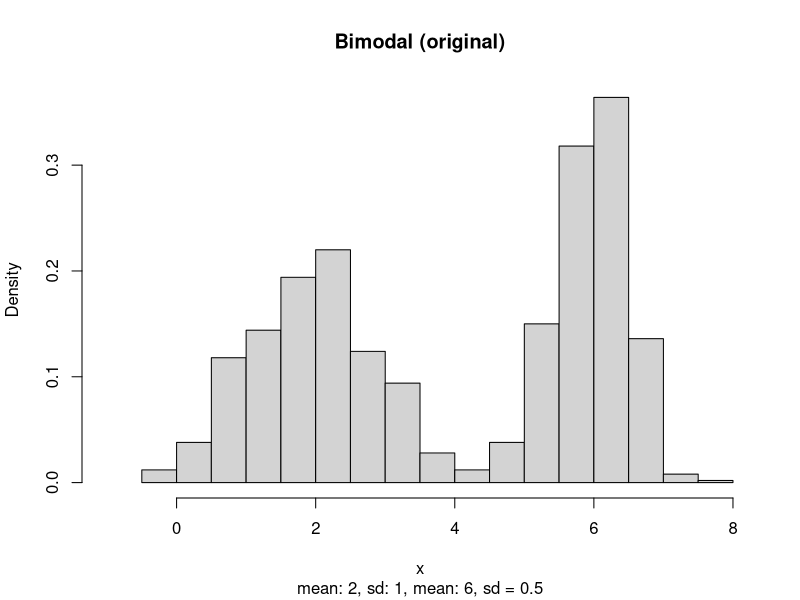
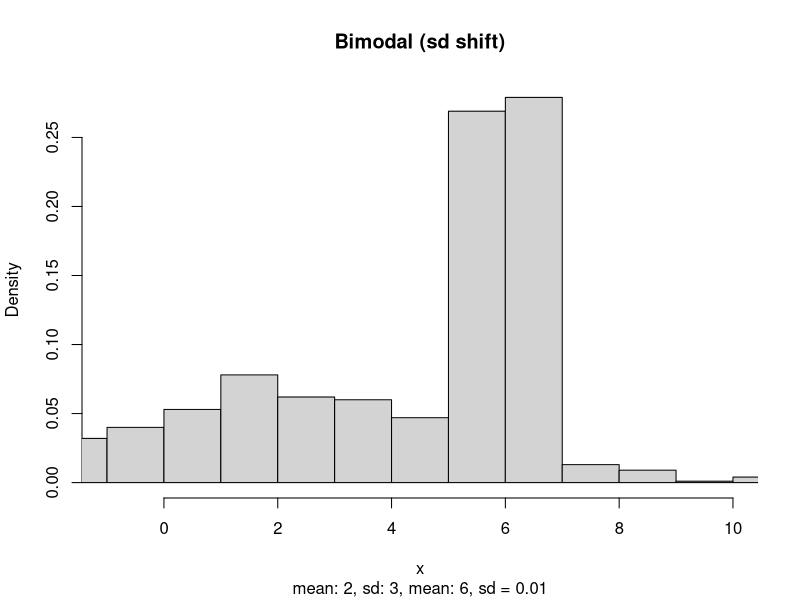
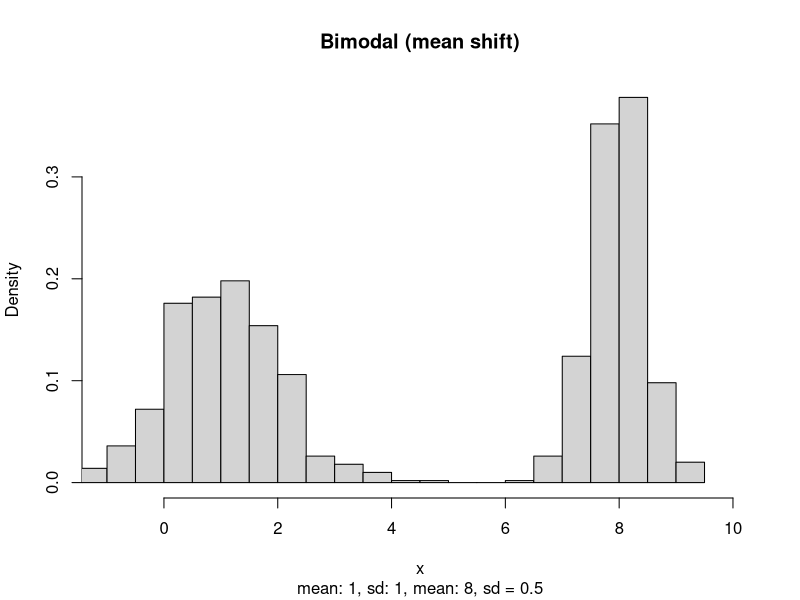
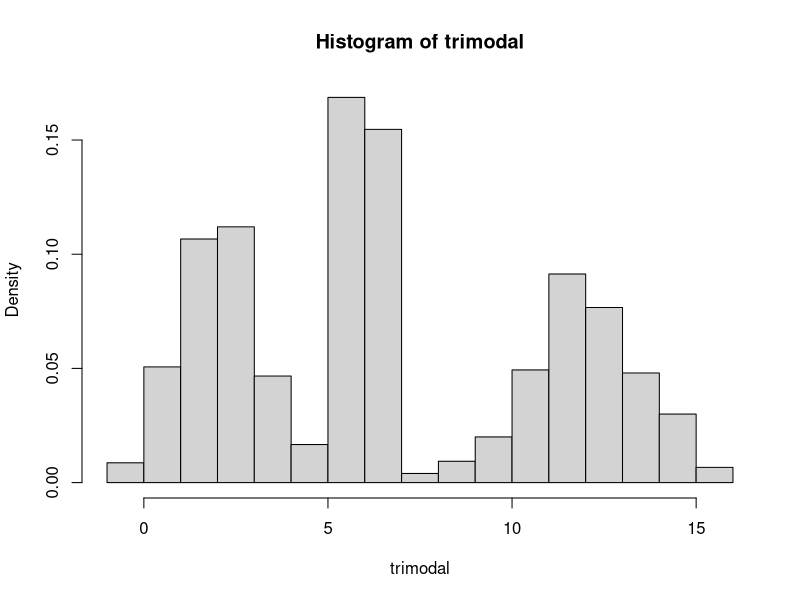
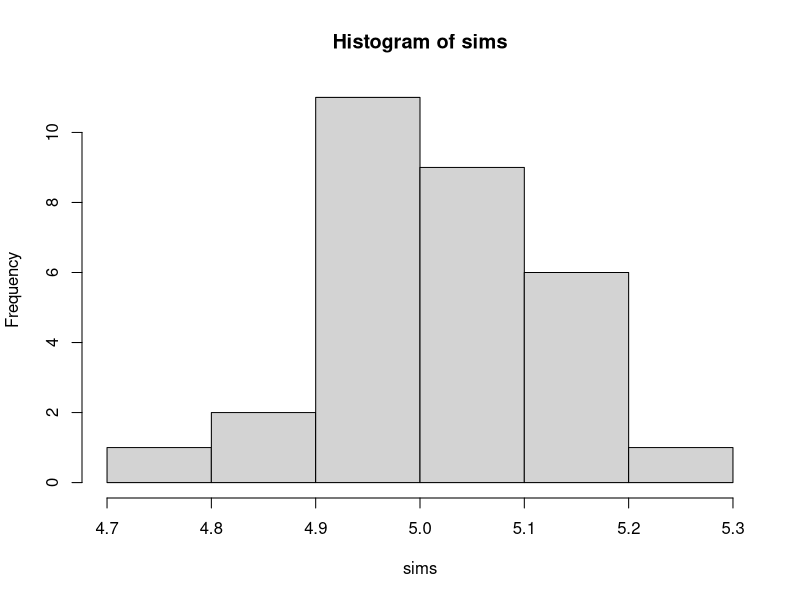
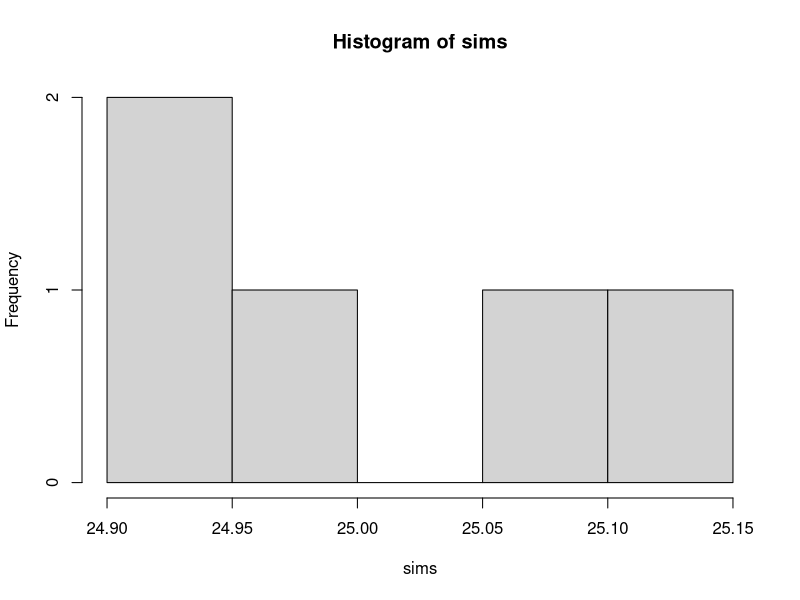

These charts were generated, in order, by the following R code:
## ---- chunk 1
knitr::opts_chunk$set(echo = FALSE)
library(truncnorm)
rm(list = ls())
set.seed(4289)
## ---- chunk 2

x <- c(rtruncnorm(500, a=-Inf, b=Inf, mean=2, sd=1),
       rtruncnorm(500, a=-Inf, b=Inf, mean=6, sd=0.5)) 

# Summary
mean(x)
sd(x)
hist(x,breaks=18, freq=FALSE, xlim=c(-1,8),
     main = "Bimodal (original)",
     sub = "mean: 2, sd: 1, mean: 6, sd = 0.5")
## ---- chunk 3

x <- c(rtruncnorm(500, a=-Inf, b=Inf, mean=2, sd=3),
       rtruncnorm(500, a=-Inf, b=Inf, mean=6, sd=0.01))
mean(x)
sd(x)
hist(x, breaks = 18, freq = FALSE, xlim = c(-1,10),
     main = "Bimodal (sd shift)",
     sub = "mean: 2, sd: 3, mean: 6, sd = 0.01")
## ---- chunk 4
x <- c(rtruncnorm(500, a=-Inf, b=Inf, mean=1, sd=1),
       rtruncnorm(500, a=-Inf, b=Inf, mean=8, sd=0.5))
mean(x)
sd(x)
hist(x, breaks = 18, freq = FALSE, xlim = c(-1,10),
     main = "Bimodal (mean shift)",
     sub = "mean: 1, sd: 1, mean: 8, sd = 0.5")
## ---- chunk 5
trimodal <- c(rtruncnorm(500, a = -Inf, b = Inf, mean = 2, sd = 1),
              rtruncnorm(500, a = -Inf, b = Inf, mean = 6, sd = 0.5),
              rtruncnorm(500, a = -Inf, b = Inf, mean = 12, sd = 1.5))

hist(trimodal, freq = FALSE, breaks = 18)
## ---- chunk 6
x <- c(rtruncnorm(500, a=-Inf, b=Inf, mean=2, sd=1),
       rtruncnorm(500, a=-Inf, b=Inf, mean=6, sd=0.5)) 

nn <- length(x)
e <- rnorm(nn, 0, 3)
y <- 2*x+e

cor(x,y)
## ---- chunk 7
x <- c(rtruncnorm(500, a=-Inf, b=Inf, mean=2, sd=50),
       rtruncnorm(500, a=-Inf, b=Inf, mean=6, sd=50)) 

nn <- length(x)
e <- rnorm(nn, 0, 3)
y <- 2*x+e

cor(x,y)
## ---- chunk 8
# observations per peak
nn <- 5000
# no. of runs
runs <- 30

# function
bimodal.run <- function() {
  x <- c(rtruncnorm(nn, a = -Inf, b = Inf, mean = 2, sd = 10),
         rtruncnorm(nn, a = -Inf, b = Inf, mean = 8, sd = 10))
  e <- rnorm(nn,0,3)
  y <- 2*x+e
  mean.x <- mean(x)
  return(mean.x)
}
sims <- replicate(runs, bimodal.run())

hist(sims)


## ---- chunk 9
# observations per peak
nn <- 5000
# no. of runs
runs <- 5


# function
bimodal.run <- function() {
  x <<- c(rtruncnorm(nn, a = -Inf, b = Inf, mean = 0, sd = 10),
         rtruncnorm(nn, a = -Inf, b = Inf, mean = 50, sd = 10))
  e <- rnorm(nn,0,3)
  y <- 2*x+e
  mean.x <- mean(x)
  return(mean.x)
}
sims <- replicate(runs, bimodal.run())

hist(sims)
